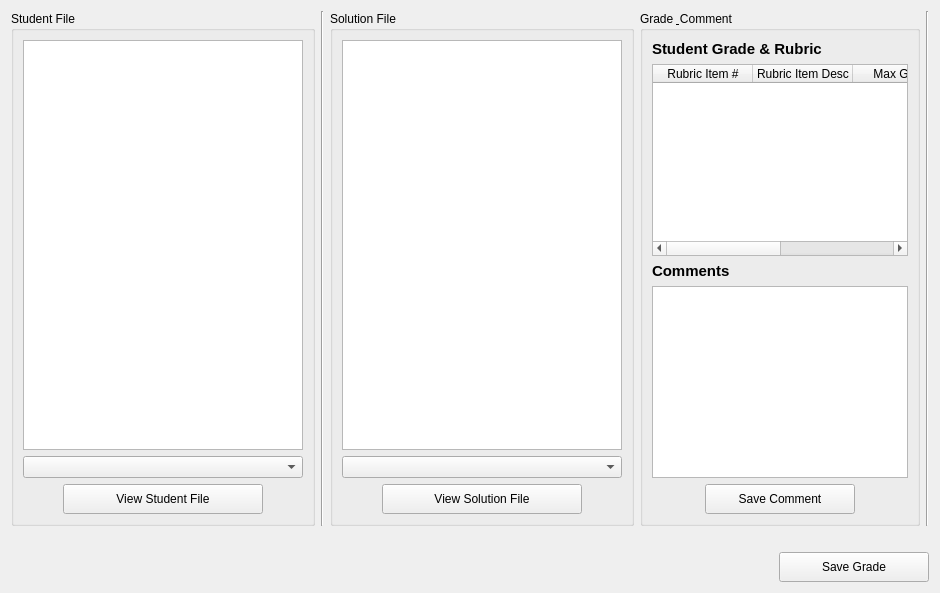
        <widget class="QWidget" name="MarkProgrammingPage">
         <layout class="QVBoxLayout" name="verticalLayout_27">
          <item>
           <layout class="QHBoxLayout" name="horizontalLayout_88">
            <item>
             <widget class="QGroupBox" name="groupBox_StudentFile">
              <property name="sizePolicy">
               <sizepolicy hsizetype="MinimumExpanding" vsizetype="Preferred">
                <horstretch>0</horstretch>
                <verstretch>0</verstretch>
               </sizepolicy>
              </property>
              <property name="minimumSize">
               <size>
                <width>250</width>
                <height>0</height>
               </size>
              </property>
              <property name="title">
               <string>Student File</string>
              </property>
              <layout class="QVBoxLayout" name="verticalLayout_64">
               <item>
                <widget class="QTextBrowser" name="StudentFileBrowser_Programming"/>
               </item>
               <item>
                <layout class="QVBoxLayout" name="verticalLayout_34">
                 <item>
                  <widget class="QComboBox" name="StudentFilePrograming_comboBox"/>
                 </item>
                 <item>
                  <layout class="QHBoxLayout" name="horizontalLayout_98">
                   <item>
                    <spacer name="horizontalSpacer_59">
                     <property name="orientation">
                      <enum>Qt::Horizontal</enum>
                     </property>
                     <property name="sizeHint" stdset="0">
                      <size>
                       <width>40</width>
                       <height>20</height>
                      </size>
                     </property>
                    </spacer>
                   </item>
                   <item>
                    <widget class="QPushButton" name="ViewStdFileProgramming_Bt">
                     <property name="minimumSize">
                      <size>
                       <width>200</width>
                       <height>30</height>
                      </size>
                     </property>
                     <property name="text">
                      <string>View Student File</string>
                     </property>
                    </widget>
                   </item>
                   <item>
                    <spacer name="horizontalSpacer_60">
                     <property name="orientation">
                      <enum>Qt::Horizontal</enum>
                     </property>
                     <property name="sizeHint" stdset="0">
                      <size>
                       <width>40</width>
                       <height>20</height>
                      </size>
                     </property>
                    </spacer>
                   </item>
                  </layout>
                 </item>
                </layout>
               </item>
              </layout>
              <zorder>StudentFileBrowser_Programming</zorder>
              <zorder></zorder>
             </widget>
            </item>
            <item>
             <widget class="Line" name="line">
              <property name="orientation">
               <enum>Qt::Vertical</enum>
              </property>
             </widget>
            </item>
            <item>
             <widget class="QGroupBox" name="groupBox_SolutionFile">
              <property name="sizePolicy">
               <sizepolicy hsizetype="MinimumExpanding" vsizetype="Preferred">
                <horstretch>0</horstretch>
                <verstretch>0</verstretch>
               </sizepolicy>
              </property>
              <property name="minimumSize">
               <size>
                <width>250</width>
                <height>0</height>
               </size>
              </property>
              <property name="title">
               <string>Solution File</string>
              </property>
              <layout class="QVBoxLayout" name="verticalLayout_65">
               <item>
                <widget class="QTextBrowser" name="SolutionFileBrowser_Programming"/>
               </item>
               <item>
                <layout class="QVBoxLayout" name="verticalLayout_60">
                 <item>
                  <widget class="QComboBox" name="SolutionFileProgramming_ComboBox">
                   <property name="minimumSize">
                    <size>
                     <width>0</width>
                     <height>0</height>
                    </size>
                   </property>
                  </widget>
                 </item>
                 <item>
                  <layout class="QHBoxLayout" name="horizontalLayout_99">
                   <item>
                    <spacer name="horizontalSpacer_66">
                     <property name="orientation">
                      <enum>Qt::Horizontal</enum>
                     </property>
                     <property name="sizeHint" stdset="0">
                      <size>
                       <width>40</width>
                       <height>20</height>
                      </size>
                     </property>
                    </spacer>
                   </item>
                   <item>
                    <widget class="QPushButton" name="viewSolFileProgramming_Bt">
                     <property name="minimumSize">
                      <size>
                       <width>200</width>
                       <height>30</height>
                      </size>
                     </property>
                     <property name="text">
                      <string>View Solution File</string>
                     </property>
                    </widget>
                   </item>
                   <item>
                    <spacer name="horizontalSpacer_67">
                     <property name="orientation">
                      <enum>Qt::Horizontal</enum>
                     </property>
                     <property name="sizeHint" stdset="0">
                      <size>
                       <width>40</width>
                       <height>20</height>
                      </size>
                     </property>
                    </spacer>
                   </item>
                  </layout>
                 </item>
                </layout>
               </item>
              </layout>
              <zorder>SolutionFileBrowser_Programming</zorder>
              <zorder></zorder>
             </widget>
            </item>
            <item>
             <widget class="QGroupBox" name="groupBox">
              <property name="title">
               <string>Grade &amp; Comment</string>
              </property>
              <layout class="QVBoxLayout" name="verticalLayout_61">
               <item>
                <layout class="QVBoxLayout" name="verticalLayout_24">
                 <item>
                  <widget class="QLabel" name="label_48">
                   <property name="sizePolicy">
                    <sizepolicy hsizetype="Preferred" vsizetype="Preferred">
                     <horstretch>0</horstretch>
                     <verstretch>0</verstretch>
                    </sizepolicy>
                   </property>
                   <property name="font">
                    <font>
                     <pointsize>11</pointsize>
                     <weight>75</weight>
                     <italic>false</italic>
                     <bold>true</bold>
                    </font>
                   </property>
                   <property name="text">
                    <string>Student Grade &amp; Rubric</string>
                   </property>
                  </widget>
                 </item>
                 <item>
                  <widget class="QTableWidget" name="StudentGradeTable_Programming">
                   <column>
                    <property name="text">
                     <string>Rubric Item #</string>
                    </property>
                   </column>
                   <column>
                    <property name="text">
                     <string>Rubric Item Desc</string>
                    </property>
                   </column>
                   <column>
                    <property name="text">
                     <string>Max Grade</string>
                    </property>
                   </column>
                   <column>
                    <property name="text">
                     <string>Student Grade</string>
                    </property>
                   </column>
                  </widget>
                 </item>
                 <item>
                  <widget class="QLabel" name="label_34">
                   <property name="font">
                    <font>
                     <pointsize>11</pointsize>
                     <weight>75</weight>
                     <italic>false</italic>
                     <bold>true</bold>
                    </font>
                   </property>
                   <property name="text">
                    <string>Comments</string>
                   </property>
                  </widget>
                 </item>
                 <item>
                  <widget class="QPlainTextEdit" name="CommentProgramming"/>
                 </item>
                 <item>
                  <layout class="QHBoxLayout" name="horizontalLayout_97">
                   <item>
                    <spacer name="horizontalSpacer_68">
                     <property name="orientation">
                      <enum>Qt::Horizontal</enum>
                     </property>
                     <property name="sizeHint" stdset="0">
                      <size>
                       <width>40</width>
                       <height>20</height>
                      </size>
                     </property>
                    </spacer>
                   </item>
                   <item>
                    <widget class="QPushButton" name="SaveCommentProgramming_Bt">
                     <property name="minimumSize">
                      <size>
                       <width>150</width>
                       <height>30</height>
                      </size>
                     </property>
                     <property name="text">
                      <string>Save Comment</string>
                     </property>
                    </widget>
                   </item>
                   <item>
                    <spacer name="horizontalSpacer_69">
                     <property name="orientation">
                      <enum>Qt::Horizontal</enum>
                     </property>
                     <property name="sizeHint" stdset="0">
                      <size>
                       <width>40</width>
                       <height>20</height>
                      </size>
                     </property>
                    </spacer>
                   </item>
                  </layout>
                 </item>
                </layout>
               </item>
              </layout>
             </widget>
            </item>
            <item>
             <widget class="Line" name="line_2">
              <property name="orientation">
               <enum>Qt::Vertical</enum>
              </property>
             </widget>
            </item>
           </layout>
          </item>
          <item>
           <spacer name="verticalSpacer_10">
            <property name="orientation">
             <enum>Qt::Vertical</enum>
            </property>
            <property name="sizeType">
             <enum>QSizePolicy::Minimum</enum>
            </property>
            <property name="sizeHint" stdset="0">
             <size>
              <width>20</width>
              <height>20</height>
             </size>
            </property>
           </spacer>
          </item>
          <item>
           <layout class="QHBoxLayout" name="horizontalLayout_87">
            <item>
             <spacer name="horizontalSpacer_37">
              <property name="orientation">
               <enum>Qt::Horizontal</enum>
              </property>
              <property name="sizeHint" stdset="0">
               <size>
                <width>40</width>
                <height>20</height>
               </size>
              </property>
             </spacer>
            </item>
            <item>
             <widget class="QPushButton" name="SaveStudentGrade_Programming_Bt">
              <property name="minimumSize">
               <size>
                <width>150</width>
                <height>30</height>
               </size>
              </property>
              <property name="text">
               <string>Save Grade</string>
              </property>
             </widget>
            </item>
           </layout>
          </item>
         </layout>
        </widget>
